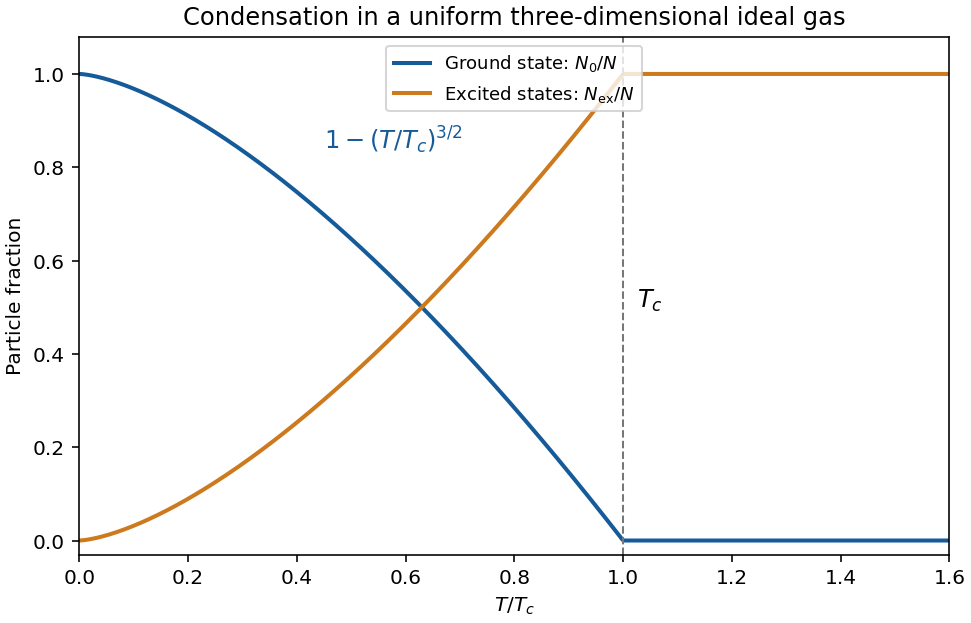

Generate this figure with Python:
"""Uniform three-dimensional ideal Bose gas fractions; Python 3.14, numpy, matplotlib.

Write the PNG basename to the current working directory.
"""
from pathlib import Path
import matplotlib
matplotlib.use('Agg')
import matplotlib.pyplot as plt
import numpy as np

T=np.linspace(0,1.6,600)
f0=np.maximum(1-T**1.5,0)
fig,ax=plt.subplots(figsize=(6.7,4.3),layout='constrained',facecolor='white')
ax.set_facecolor('white')
ax.plot(T,f0,color='#165b99',lw=2,label=r'Ground state: $N_0/N$')
ax.plot(T,1-f0,color='#cc7a1d',lw=2,label=r'Excited states: $N_{\rm ex}/N$')
ax.axvline(1,color='#777777',lw=1,ls='--')
ax.text(.45,.84,r'$1-(T/T_c)^{3/2}$',color='#165b99',fontsize=12)
ax.text(1.025,.5,r'$T_c$',fontsize=12)
ax.set(xlim=(0,1.6),ylim=(-.03,1.08),xlabel=r'$T/T_c$',ylabel='Particle fraction',title='Condensation in a uniform three-dimensional ideal gas')
ax.legend(loc='upper center',fontsize=9)
fig.savefig(Path(__file__).stem+'.png',dpi=145,facecolor='white')
